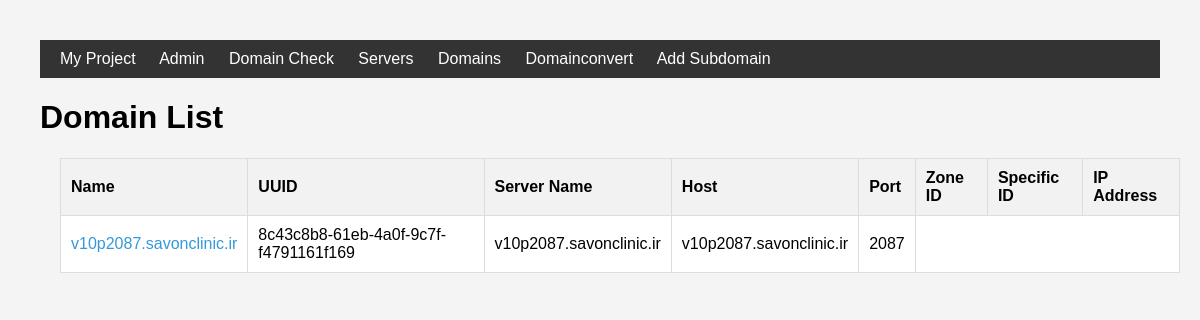
Page /servers/domains/ on the earlier database version.
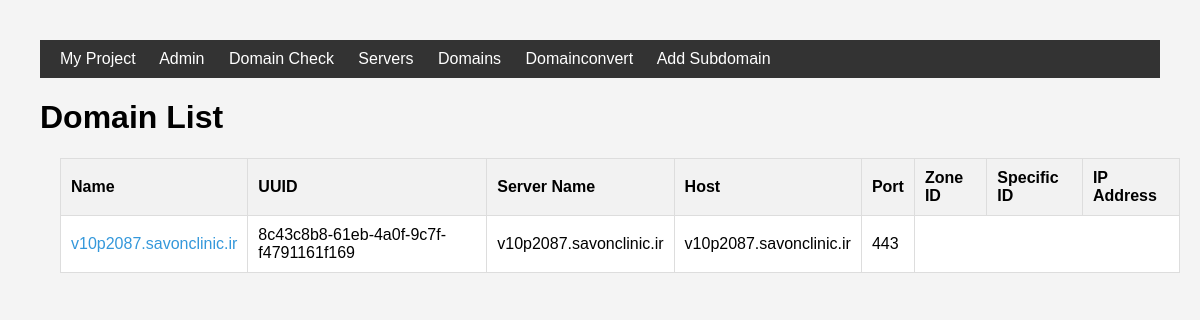
Same page on the later database version.
### servers/models.py (models this page shows)
class domaininfo(models.Model):
    name=models.CharField(max_length=100)
    uuid=models.CharField(max_length=100)
    servername=models.CharField(max_length=100)
    host=models.CharField(max_length=100)
    port = models.CharField(max_length=100,default=0)
    zoneid = models.CharField(max_length=100,default=0)
    specificid=models.CharField(max_length=100,default=0)
    ipaddress=models.CharField(max_length=100,default=0)

### servers/views.py (the view)
# urls.py: path('domains/',domain_view,name='domain_list'),
def domain_view(request):
    domains = domaininfo.objects.all()
    context = { 'domains': domains}
    return render(request, 'server/domainlist.html', context)

### templates/server/domainlist.html (shortened to what this page needs)
{% extends 'base.html' %}
{% load static %}
{% block content %}
<!DOCTYPE html>
<html lang="en">
<head>
</head>
<body>
    <h1>Domain List</h1>
    <table>
        <thead>
            <tr>
                <th>Name</th>
                <th>UUID</th>
                <th>Server Name</th>
                <th>Host</th>
                <th>Port</th>
                <th>Zone ID</th>
                <th>Specific ID</th>
                <th>IP Address</th>
            </tr>
        </thead>
        <tbody>
            {% for domain in domains %}
                <tr>
                    <td><a href="{% url 'addsub' domain.id %}">{{ domain.name }}</a></td>
                    <td>{{ domain.uuid }}</td>
                    <td>{{ domain.servername }}</td>
                    <td>{{ domain.host }}</td>
                    <td>{{ domain.port }}</td>
            {%endfor%}
{% endblock %}

Differences in the rows shown:
changed domaininfo "v10p2087.savonclinic.ir": port "2087" → "443"
